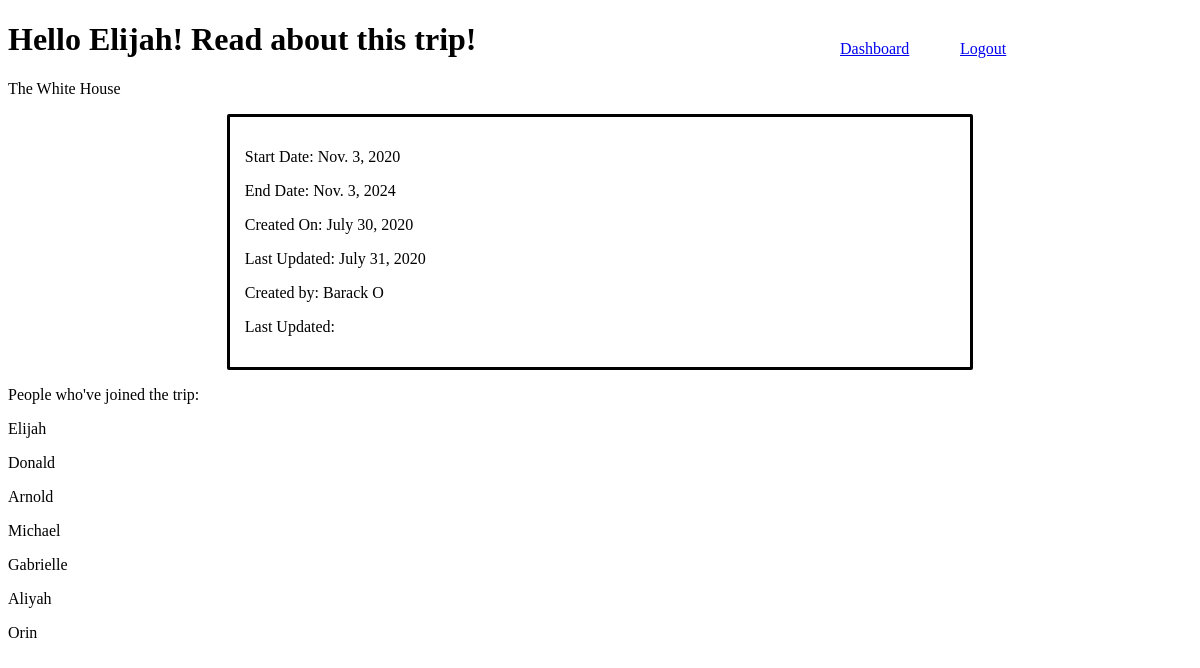
Screenshot of /trips/4 (signed in) with the database file from the repository.
### travel_app/models.py (models this page shows)
class User(models.Model):
    first_name = models.CharField(max_length=255)
    last_name = models.CharField(max_length=255)
    email = models.CharField(max_length=255)
    password = models.CharField(max_length=255)
    created_at = models.DateField(auto_now_add=True)
    updated_at = models.DateField(auto_now=True)
    objects = userManager()

class Trip(models.Model):
    destination = models.CharField(max_length=255)
    startdate = models.DateField()
    endate = models.DateField()
    creator = models.IntegerField()
    attendees = models.ManyToManyField(User, related_name="trips")
    plan = models.TextField()
    created_at = models.DateField(auto_now_add=True)
    updated_at = models.DateField(auto_now=True)
    objects = tripManager()

### travel_app/views.py (the view)
# urls.py: path('trips/<int:x>', views.tripage),
def tripage(request, x):
    currentTrip = Trip.objects.get(id = x)
    loggedinuser = User.objects.get(id = request.session['loggedinID'])
    trip_creator = User.objects.get(id = currentTrip.creator)
    creator_name = f"{trip_creator.first_name} {trip_creator.last_name[0]}"
    attenders = currentTrip.attendees.all()
    context = {
        'currentTrip': currentTrip,
        'loggedinuser': loggedinuser,
        'tripcreator': creator_name,
        'attenders': attenders
    }
    return render(request, 'trip_info_page.html', context)

### travel_app/templates/trip_info_page.html (shortened to what this page needs)
<!DOCTYPE html>
<html lang="en">
<head>
    {% load static %}
    <link rel="stylesheet" type="text/css" href="{% static 'css/style.css' %}">
</head>
<body>
    <a href="/logout" class="logout"> Logout </a>
    <a href="/dashboard" class="dashboard"> Dashboard </a>
    <h1> Hello {{loggedinuser.first_name}}! Read about this trip! </h1>
    <p>{{currentTrip.destination}}</p>
    <div class="destinationblock">
        <p>Start Date: {{currentTrip.startdate}}</p>
        <p>End Date: {{currentTrip.endate}}</p>
        <p>Created On: {{currentTrip.created_at}}</p>
        <p>Last Updated: {{currentTrip.updated_at}}</p>
        <p>Created by: {{tripcreator}}</p>
        <p id="lastup">Last Updated: {{showLastUpdated}}</p>
    </div>
    <div class="joiners">
        <p>People who've joined the trip:</p>
        {% for attender in attenders %}
        <p>{{attender.first_name}}</p>
        {% endfor %}
    </div>
</body>
</html>

### travel_app/static/css/style.css (style rules this page uses)
.logout { position: absolute; left: 80%; top: 5%; }
.dashboard { position: absolute; left: 70%; top: 5%; }
.destinationblock { padding: 15px; border-style: solid; border-radius: 2px; width: 60%; height: 60%; margin: auto; }

### rows the page displays
User: first_name "Elijah"
Trip: destination "The White House", startdate "Nov. 3, 2020", endate "Nov. 3, 2024", created_at "July 30, 2020", updated_at "July 31, 2020"
User: first_name "Donald"
User: first_name "Arnold"
User: first_name "Michael"
User: first_name "Gabrielle"
User: first_name "Aliyah"
User: first_name "Orin"

### other values shown
{{ tripcreator }} "Barack O"
